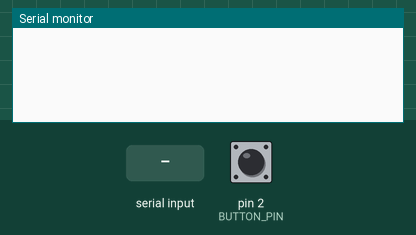
Recording of a sketch running on a simulated Arduino Uno, built with avr-gcc and run on an emulated ATmega328P. Shown: the last lines printed to the serial monitor. The inputs (shaded band) are chosen by the test bench; at power-on: pin 2 (BUTTON_PIN) HIGH.

Above: at 1.2 s.
1.3 s: "STATE\n" received over Serial
At 2.5 s:
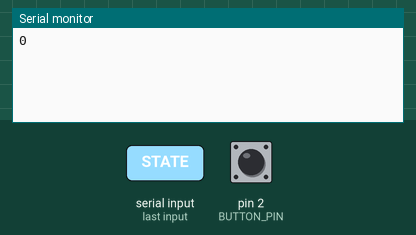
2.8 s: "SUBSCRIBE\n" received over Serial
At 4.0 s:
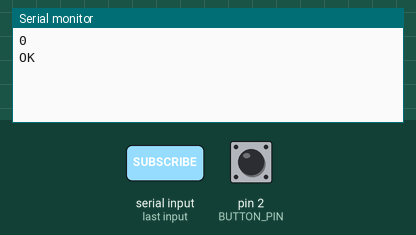
4.3 s: pin 2 (BUTTON_PIN) pulled LOW for 0.15 s
At 5.0 s:
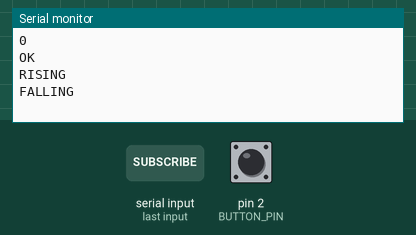

The sketch:

button_monitor.ino
```cpp
/*
 * MCP Button Monitor - Arduino Sketch
 *
 * This sketch implements the button monitoring functionality for the MCP demonstration project.
 * It reads button state and communicates with the Python MCP server via serial.
 *
 * Hardware Setup:
 * - Button connected to pin 2 with internal pull-up resistor
 * - Button connects pin 2 to ground when pressed
 *
 * Serial Commands:
 * - STATE\n     -> Returns current button state (0 or 1)
 * - SUBSCRIBE\n -> Starts streaming button edge events
 * - UNSUBSCRIBE\n -> Stops streaming events
 *
 * Event Format:
 * - RISING\n   -> Button pressed (0->1 transition)
 * - FALLING\n  -> Button released (1->0 transition)
 */

// Pin configuration
const int BUTTON_PIN = 2;
const int DEBOUNCE_DELAY = 50; // milliseconds

// Button state variables
int buttonState = HIGH;        // Current button state (HIGH = not pressed due to pull-up)
int lastButtonState = HIGH;    // Previous button state
int lastDebounceTime = 0;     // Last time button state changed
bool streaming = false;        // Whether we're streaming events

void setup() {
  // Initialize serial communication
  Serial.begin(9600);

  // Configure button pin with internal pull-up resistor
  pinMode(BUTTON_PIN, INPUT_PULLUP);

  // Initial button state
  buttonState = digitalRead(BUTTON_PIN);
  lastButtonState = buttonState;
}

void loop() {
  // Read button state
  int reading = digitalRead(BUTTON_PIN);

  // Check if button state has changed
  if (reading != lastButtonState) {
    lastDebounceTime = millis();
  }

  // Wait for debounce period to end
  if ((millis() - lastDebounceTime) > DEBOUNCE_DELAY) {
    // Button state has been stable for debounce period
    if (reading != buttonState) {
      buttonState = reading;

      // If streaming is enabled, send edge events
      if (streaming) {
        if (buttonState == LOW) {  // Button pressed (HIGH -> LOW due to pull-up)
          Serial.println("RISING");
        } else {                    // Button released (LOW -> HIGH due to pull-up)
          Serial.println("FALLING");
        }
      }
    }
  }

  // Store button state for next comparison
  lastButtonState = reading;

  // Check for serial commands
  if (Serial.available()) {
    String command = Serial.readStringUntil('\n');
    command.trim();

    if (command == "STATE") {
      // Return current button state (inverted due to pull-up logic)
      Serial.println(buttonState == LOW ? "1" : "0");
    }
    else if (command == "SUBSCRIBE") {
      streaming = true;
      Serial.println("OK");
    }
    else if (command == "UNSUBSCRIBE") {
      streaming = false;
      Serial.println("OK");
    }
  }
}
```

Measured:
- after the input at 1.3 s, the serial monitor: prints a new line at once (image 1)
- after the input at 2.8 s, the serial monitor: prints a new line at once (image 2)
- after the input at 4.3 s, the serial monitor: prints a new line after 0.05 s (image 3)
